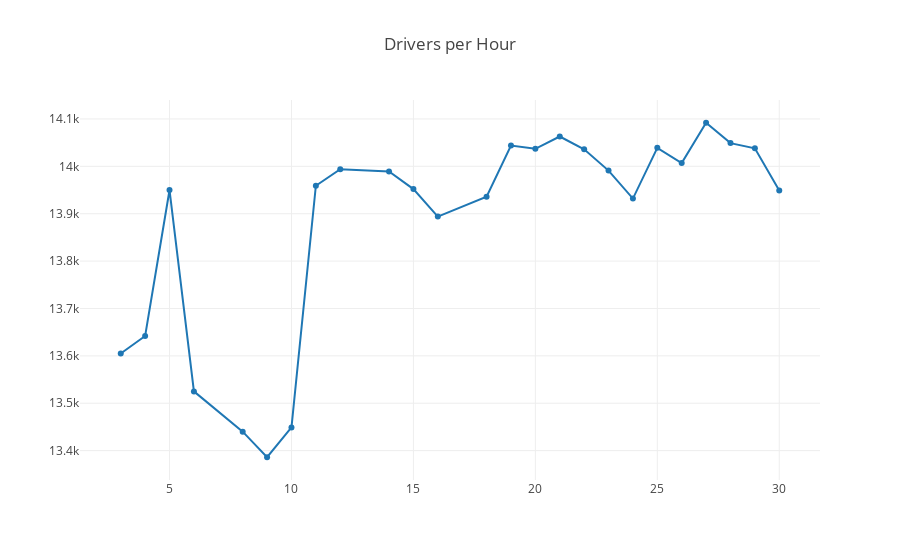

Write notebook code for a chart like this one.
### Code cell
plotly.offline.iplot({


    "data": [    Scatter(
    x = [3, 4, 5, 6, 8, 9, 10, 11, 12, 14, 15, 16, 18, 19, 20, 21, 22, 23, 24, 25, 26, 27, 28, 29, 30],
        y = [13605, 13642, 13950, 13525, 13440, 13386, 13449, 13959, 13994, 13989, 13952, 13894, 13936, 14044, 14037, 14063, 14036, 13991, 13932, 14039, 14007, 14092, 14049, 14038, 13949],
        mode = 'lines+markers',
    name = 'lines+markers'
)],
    "layout": Layout(title="Drivers per Hour")
})

### Figure 1 — Plotly figure (JSON) as saved in the notebook; plotly's stock layout.template omitted (floating-point values rounded to 4 significant figures)
{"data": [{"mode": "lines+markers", "name": "lines+markers", "type": "scatter", "x": [3, 4, 5, 6, 8, 9, 10, 11, 12, 14, 15, 16, 18, 19, 20, 21, 22, 23, 24, 25, 26, 27, 28, 29, 30], "y": [13605, 13642, 13950, 13525, 13440, 13386, 13449, 13959, 13994, 13989, 13952, 13894, 13936, 14044, 14037, 14063, 14036, 13991, 13932, 14039, 14007, 14092, 14049, 14038, 13949]}], "layout": {"title": "Drivers per Hour"}}
